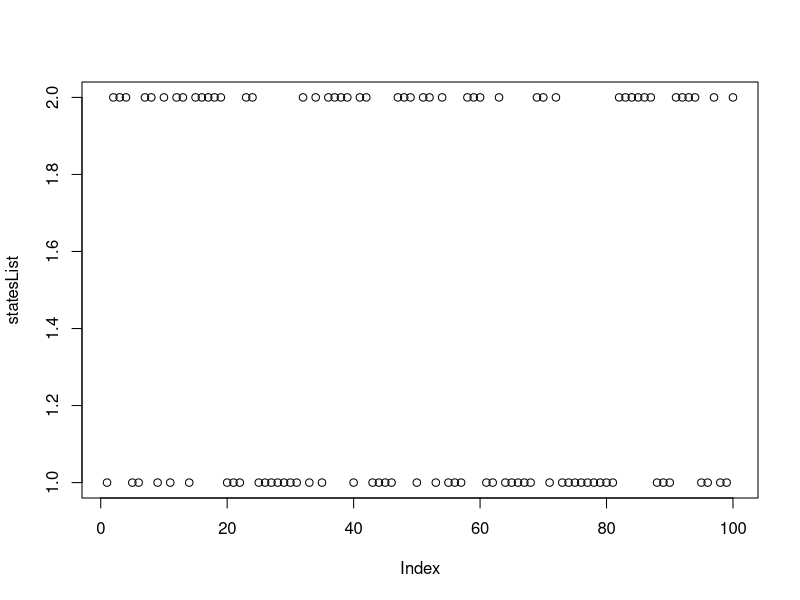

This chart was generated by the following R code:
## ---- chunk 1
knitr::opts_chunk$set(echo = TRUE)
## ---- chunk 2


#Define number of steps
numSteps <- 100

#List to keep track of each loop to get an average
timeOutsideList <-numeric(9999)

#1 denotes inside and 2 denotes outside
states <- c(1,2)

#Create matrix for all probabilities
statesBefore <- c("previously inside", "previously outside")
statesAfter <- c("now inside", "now outside")
probINIB<- 0.6
probONIB<-0.4
probINOB<- 0.3
probONOB<-0.7

Transition<-matrix(c(probINIB,probINOB,probONIB,probONOB),nrow=2,dimnames = list(statesBefore,statesAfter))

#Does it 9999 times to get an average
for(i in 1:9999){

  #Create list which will hold states of all steps (inside or outside)
  statesList <- numeric(numSteps)

  #starts inside
  statesList[1] = 1

  #takes 100 hundred samples, using matrix and previous state as index to choose the probabilites for the states
  for(i in 2:numSteps){
    statesList[i] = sample(states, 1, prob = Transition[statesList[i-1],] )
  }
  
  timesOutsideList = sum(statesList==2)
}


## ---- chunk 3
plot(statesList)
print(mean(timesOutsideList))
